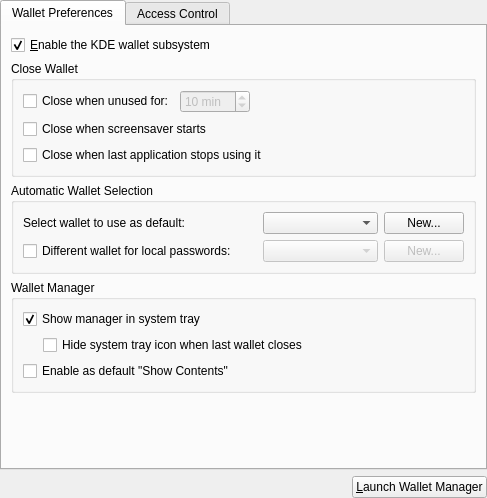
<?xml version="1.0" encoding="UTF-8"?>
<ui version="4.0">
 <class>WalletConfigWidget</class>
 <widget class="QWidget" name="WalletConfigWidget">
  <property name="geometry">
   <rect>
    <x>0</x>
    <y>0</y>
    <width>487</width>
    <height>498</height>
   </rect>
  </property>
  <layout class="QVBoxLayout" name="verticalLayout">
   <property name="leftMargin">
    <number>0</number>
   </property>
   <property name="topMargin">
    <number>0</number>
   </property>
   <property name="rightMargin">
    <number>0</number>
   </property>
   <property name="bottomMargin">
    <number>0</number>
   </property>
   <item>
    <widget class="QTabWidget" name="tabWidget2">
     <property name="currentIndex">
      <number>0</number>
     </property>
     <widget class="QWidget" name="tab1">
      <attribute name="title">
       <string>Wallet Preferences</string>
      </attribute>
      <layout class="QVBoxLayout">
       <item>
        <widget class="QCheckBox" name="_enabled">
         <property name="whatsThis">
          <string>&lt;p&gt;The wallet subsystem provides a convenient and secure way to manage all your passwords. This option specifies whether or not you want to use it.&lt;/p&gt;</string>
         </property>
         <property name="text">
          <string>&amp;Enable the KDE wallet subsystem</string>
         </property>
         <property name="checked">
          <bool>true</bool>
         </property>
        </widget>
       </item>
       <item>
        <widget class="QGroupBox" name="groupBox2">
         <property name="whatsThis">
          <string>It is best to close your wallets when you are not using them to prevent others from viewing or using them.</string>
         </property>
         <property name="title">
          <string>Close Wallet</string>
         </property>
         <layout class="QVBoxLayout">
          <item>
           <layout class="QHBoxLayout">
            <item>
             <widget class="QCheckBox" name="_closeIdle">
              <property name="whatsThis">
               <string>&lt;p&gt;&lt;b&gt;Close wallet after a period of inactivity.&lt;/b&gt;&lt;br&gt;When a wallet is closed the password is needed to access it again.&lt;/p&gt;</string>
              </property>
              <property name="text">
               <string>Close when unused for:</string>
              </property>
             </widget>
            </item>
            <item>
             <widget class="QSpinBox" name="_idleTime">
              <property name="enabled">
               <bool>false</bool>
              </property>
              <property name="whatsThis">
               <string>&lt;p&gt;&lt;b&gt;Close wallet after a period of inactivity.&lt;/b&gt;&lt;br&gt;When a wallet is closed the password is needed to access it again.&lt;/p&gt;</string>
              </property>
              <property name="suffix">
               <string> min</string>
              </property>
              <property name="minimum">
               <number>1</number>
              </property>
              <property name="maximum">
               <number>999</number>
              </property>
              <property name="singleStep">
               <number>5</number>
              </property>
              <property name="value">
               <number>10</number>
              </property>
             </widget>
            </item>
            <item>
             <spacer>
              <property name="orientation">
               <enum>Qt::Horizontal</enum>
              </property>
              <property name="sizeType">
               <enum>QSizePolicy::Expanding</enum>
              </property>
              <property name="sizeHint" stdset="0">
               <size>
                <width>20</width>
                <height>20</height>
               </size>
              </property>
             </spacer>
            </item>
           </layout>
          </item>
          <item>
           <widget class="QCheckBox" name="_screensaverLock">
            <property name="whatsThis">
             <string>&lt;p&gt;&lt;b&gt;Close wallet as soon as the screensaver starts.&lt;/b&gt;&lt;br&gt;When a wallet is closed the password is needed to access it again.&lt;/p&gt;</string>
            </property>
            <property name="text">
             <string>Close when screensaver starts</string>
            </property>
           </widget>
          </item>
          <item>
           <widget class="QCheckBox" name="_autoclose">
            <property name="whatsThis">
             <string>&lt;p&gt;&lt;b&gt;Close wallet as soon as applications that use it have stopped.&lt;/b&gt;&lt;br&gt;Note that your wallet will only be closed when all applications that use it have stopped.&lt;br&gt;When a wallet is closed the password is needed to access it again.&lt;/p&gt;</string>
            </property>
            <property name="text">
             <string>Close when last application stops using it</string>
            </property>
           </widget>
          </item>
         </layout>
        </widget>
       </item>
       <item>
        <widget class="QGroupBox" name="groupBox4">
         <property name="title">
          <string>Automatic Wallet Selection</string>
         </property>
         <layout class="QGridLayout">
          <item row="0" column="0">
           <widget class="QLabel" name="textLabel1_2">
            <property name="text">
             <string>Select wallet to use as default:</string>
            </property>
           </widget>
          </item>
          <item row="0" column="1" rowspan="2">
           <spacer>
            <property name="orientation">
             <enum>Qt::Horizontal</enum>
            </property>
            <property name="sizeType">
             <enum>QSizePolicy::Expanding</enum>
            </property>
            <property name="sizeHint" stdset="0">
             <size>
              <width>20</width>
              <height>20</height>
             </size>
            </property>
           </spacer>
          </item>
          <item row="0" column="2">
           <widget class="QComboBox" name="_defaultWallet">
            <property name="sizePolicy">
             <sizepolicy hsizetype="Minimum" vsizetype="Fixed">
              <horstretch>1</horstretch>
              <verstretch>0</verstretch>
             </sizepolicy>
            </property>
           </widget>
          </item>
          <item row="0" column="3">
           <widget class="QPushButton" name="_newWallet">
            <property name="text">
             <string>New...</string>
            </property>
           </widget>
          </item>
          <item row="1" column="0">
           <widget class="QCheckBox" name="_localWalletSelected">
            <property name="text">
             <string>Different wallet for local passwords:</string>
            </property>
           </widget>
          </item>
          <item row="1" column="2">
           <widget class="QComboBox" name="_localWallet">
            <property name="enabled">
             <bool>false</bool>
            </property>
            <property name="sizePolicy">
             <sizepolicy hsizetype="Minimum" vsizetype="Fixed">
              <horstretch>1</horstretch>
              <verstretch>0</verstretch>
             </sizepolicy>
            </property>
           </widget>
          </item>
          <item row="1" column="3">
           <widget class="QPushButton" name="_newLocalWallet">
            <property name="enabled">
             <bool>false</bool>
            </property>
            <property name="text">
             <string>New...</string>
            </property>
           </widget>
          </item>
         </layout>
        </widget>
       </item>
       <item>
        <widget class="QGroupBox" name="groupBox3">
         <property name="title">
          <string>Wallet Manager</string>
         </property>
         <layout class="QVBoxLayout" name="verticalLayout_3">
          <item>
           <widget class="QCheckBox" name="_launchManager">
            <property name="text">
             <string>Show manager in system tray</string>
            </property>
            <property name="checked">
             <bool>true</bool>
            </property>
           </widget>
          </item>
          <item>
           <layout class="QHBoxLayout" name="horizontalLayout_2">
            <item>
             <spacer name="horizontalSpacer">
              <property name="orientation">
               <enum>Qt::Horizontal</enum>
              </property>
              <property name="sizeType">
               <enum>QSizePolicy::Fixed</enum>
              </property>
              <property name="sizeHint" stdset="0">
               <size>
                <width>20</width>
                <height>0</height>
               </size>
              </property>
             </spacer>
            </item>
            <item>
             <widget class="QCheckBox" name="_autocloseManager">
              <property name="text">
               <string>Hide system tray icon when last wallet closes</string>
              </property>
             </widget>
            </item>
           </layout>
          </item>
          <item>
           <widget class="QCheckBox" name="_showContent">
            <property name="text">
             <string>Enable as default &quot;Show Contents&quot;</string>
            </property>
           </widget>
          </item>
          <item>
           <spacer>
            <property name="orientation">
             <enum>Qt::Horizontal</enum>
            </property>
            <property name="sizeType">
             <enum>QSizePolicy::Fixed</enum>
            </property>
            <property name="sizeHint" stdset="0">
             <size>
              <width>20</width>
              <height>0</height>
             </size>
            </property>
           </spacer>
          </item>
         </layout>
        </widget>
       </item>
       <item>
        <spacer>
         <property name="orientation">
          <enum>Qt::Vertical</enum>
         </property>
         <property name="sizeType">
          <enum>QSizePolicy::Expanding</enum>
         </property>
         <property name="sizeHint" stdset="0">
          <size>
           <width>20</width>
           <height>20</height>
          </size>
         </property>
        </spacer>
       </item>
      </layout>
     </widget>
     <widget class="QWidget" name="tab2">
      <attribute name="title">
       <string>Access Control</string>
      </attribute>
      <layout class="QVBoxLayout" name="verticalLayout_2">
       <item>
        <widget class="QCheckBox" name="_openPrompt">
         <property name="text">
          <string>&amp;Prompt when an application accesses a wallet</string>
         </property>
         <property name="checked">
          <bool>true</bool>
         </property>
        </widget>
       </item>
       <item>
        <widget class="QTreeWidget" name="_accessList">
         <property name="rootIsDecorated">
          <bool>true</bool>
         </property>
         <column>
          <property name="text">
           <string>Wallet</string>
          </property>
         </column>
         <column>
          <property name="text">
           <string>Application</string>
          </property>
         </column>
         <column>
          <property name="text">
           <string>Policy</string>
          </property>
         </column>
        </widget>
       </item>
      </layout>
     </widget>
    </widget>
   </item>
   <item>
    <layout class="QHBoxLayout" name="horizontalLayout">
     <item>
      <spacer>
       <property name="orientation">
        <enum>Qt::Horizontal</enum>
       </property>
       <property name="sizeType">
        <enum>QSizePolicy::Expanding</enum>
       </property>
       <property name="sizeHint" stdset="0">
        <size>
         <width>20</width>
         <height>0</height>
        </size>
       </property>
      </spacer>
     </item>
     <item>
      <widget class="QPushButton" name="_launch">
       <property name="text">
        <string>&amp;Launch Wallet Manager</string>
       </property>
      </widget>
     </item>
    </layout>
   </item>
  </layout>
 </widget>
 <resources/>
 <connections>
  <connection>
   <sender>_localWalletSelected</sender>
   <signal>toggled(bool)</signal>
   <receiver>_newLocalWallet</receiver>
   <slot>setEnabled(bool)</slot>
   <hints>
    <hint type="sourcelabel">
     <x>20</x>
     <y>20</y>
    </hint>
    <hint type="destinationlabel">
     <x>20</x>
     <y>20</y>
    </hint>
   </hints>
  </connection>
  <connection>
   <sender>_localWalletSelected</sender>
   <signal>toggled(bool)</signal>
   <receiver>_localWallet</receiver>
   <slot>setEnabled(bool)</slot>
   <hints>
    <hint type="sourcelabel">
     <x>20</x>
     <y>20</y>
    </hint>
    <hint type="destinationlabel">
     <x>20</x>
     <y>20</y>
    </hint>
   </hints>
  </connection>
  <connection>
   <sender>_closeIdle</sender>
   <signal>toggled(bool)</signal>
   <receiver>_idleTime</receiver>
   <slot>setEnabled(bool)</slot>
   <hints>
    <hint type="sourcelabel">
     <x>20</x>
     <y>20</y>
    </hint>
    <hint type="destinationlabel">
     <x>20</x>
     <y>20</y>
    </hint>
   </hints>
  </connection>
  <connection>
   <sender>_enabled</sender>
   <signal>toggled(bool)</signal>
   <receiver>groupBox2</receiver>
   <slot>setEnabled(bool)</slot>
   <hints>
    <hint type="sourcelabel">
     <x>20</x>
     <y>20</y>
    </hint>
    <hint type="destinationlabel">
     <x>20</x>
     <y>20</y>
    </hint>
   </hints>
  </connection>
  <connection>
   <sender>_enabled</sender>
   <signal>toggled(bool)</signal>
   <receiver>groupBox4</receiver>
   <slot>setEnabled(bool)</slot>
   <hints>
    <hint type="sourcelabel">
     <x>20</x>
     <y>20</y>
    </hint>
    <hint type="destinationlabel">
     <x>20</x>
     <y>20</y>
    </hint>
   </hints>
  </connection>
  <connection>
   <sender>_enabled</sender>
   <signal>toggled(bool)</signal>
   <receiver>groupBox3</receiver>
   <slot>setEnabled(bool)</slot>
   <hints>
    <hint type="sourcelabel">
     <x>20</x>
     <y>20</y>
    </hint>
    <hint type="destinationlabel">
     <x>20</x>
     <y>20</y>
    </hint>
   </hints>
  </connection>
  <connection>
   <sender>_closeIdle</sender>
   <signal>toggled(bool)</signal>
   <receiver>_idleTime</receiver>
   <slot>setEnabled(bool)</slot>
   <hints>
    <hint type="sourcelabel">
     <x>20</x>
     <y>20</y>
    </hint>
    <hint type="destinationlabel">
     <x>20</x>
     <y>20</y>
    </hint>
   </hints>
  </connection>
  <connection>
   <sender>_launchManager</sender>
   <signal>toggled(bool)</signal>
   <receiver>_autocloseManager</receiver>
   <slot>setEnabled(bool)</slot>
   <hints>
    <hint type="sourcelabel">
     <x>20</x>
     <y>20</y>
    </hint>
    <hint type="destinationlabel">
     <x>20</x>
     <y>20</y>
    </hint>
   </hints>
  </connection>
 </connections>
</ui>
